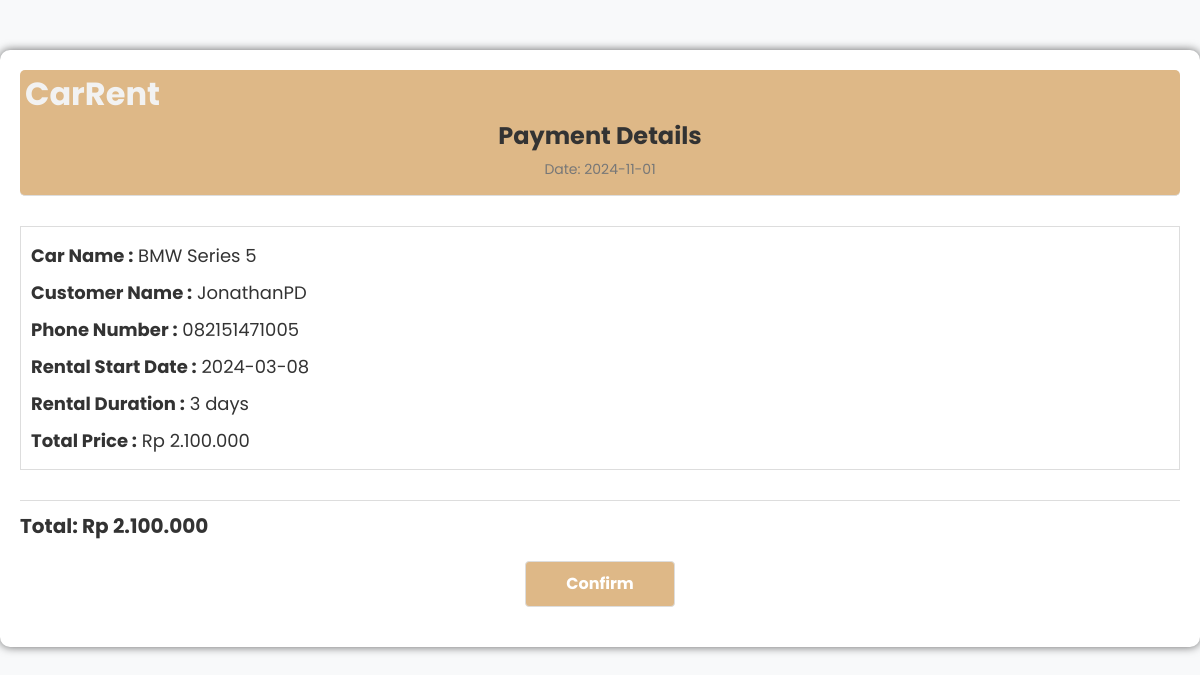
The app's page /invoice.php with its own data.
### tables this page shows
CREATE TABLE `pemesanan` (
  `car_id` int(11) NOT NULL,
  `username` varchar(225) NOT NULL,
  `nama_mobil` varchar(50) NOT NULL,
  `harga` double NOT NULL,
  `nama_lengkap` varchar(50) NOT NULL,
  `no_hp` varchar(25) NOT NULL,
  `tanggal_mulai` date NOT NULL,
  `durasi_sewa` int(11) NOT NULL,
  `total_harga` double NOT NULL
);

### invoice.php (the view, shortened to what this page needs)
<?php
    $koneksi = new mysqli("localhost", "root", "", "dbase_carrental");
    $sql = "SELECT * FROM pemesanan ORDER BY car_id DESC LIMIT 1";
    $result = $koneksi->query($sql);
    if ($result->num_rows > 0) {
        $row = $result->fetch_assoc();
?>
    <!DOCTYPE html>
    <html lang="en">
    <head>
        <link rel="stylesheet" href="css/invoice.css" />
    </head>
    <body>
    <div class="container">
        <div class="header">
            <h1>CarRent</h1>
            <h2>Payment Details</h2>
            <p>Date: <?php echo date("Y-m-d"); ?></p>
        </div>
        <div class="item">
            <p><strong>Car Name :</strong> <?php echo $row['nama_mobil']; ?></p>
            <p><strong>Customer Name :</strong> <?php echo $row['nama_lengkap']; ?></p>
            <p><strong>Phone Number :</strong> <?php echo $row['no_hp']; ?></p>
            <p><strong>Rental Start Date :</strong> <?php echo $row['tanggal_mulai']; ?></p>
            <p><strong>Rental Duration :</strong> <?php echo $row['durasi_sewa']; ?> days</p>
            <p><strong>Total Price :</strong> Rp <?php echo number_format($row['total_harga'], 0, ",", "."); ?></p>
        </div>
        <div class="total">
            <p>Total: Rp <?php echo number_format($row['total_harga'], 0, ",", "."); ?> </p>
        </div>
        <a href="index.php" class="submit">Confirm</a>
    </div>
</body>
</html>
<?php
    } else {
        echo "Tidak ada data pemesanan.";
    }
?>

### css/invoice.css (style rules this page uses)
* { margin: 0; padding: 0; box-sizing: border-box; font-family: "Poppins", sans-serif; }
html { scroll-behavior: smooth; }
body { background: #f8f9fa; }
body { font-family: sans-serif; font-size: 16px; line-height: 1.5; color: #333; }
.container { max-width: 800px; margin: 50px auto; padding: 20px; background-color: #fff; border-radius: 10px; box-shadow: 0px 0px 10px 0px rgba(0, 0, 0, 0.6); }
.header { border-bottom: 1px solid #ddd; text-align: center; padding-bottom: 10px; border-radius: 5px; background-color: burlywood; }
.header h1 { color: #f2f2f2; display: flex; padding-left: 5px; text-align: center; }
.header h2 { margin: 0; font-size: 24px; font-weight: bold; color: #333; }
.header p { margin: 5px; font-size: 14px; color: #777; }
.item { margin-top: 30px; padding: 10px; border: 1px solid #ddd; }
.item p { padding-top: 5px; margin-bottom: 5px; }
.total { margin-top: 30px; border-top: 1px solid #ddd; padding-top: 10px; }
.total p { font-weight: bold; font-size: 20px; }
.submit { display: block; margin: 20px auto; padding: 10px 20px; border: 1px solid #ddd; border-radius: 4px; background-color: burlywood; color: #fff; width: 150px; text-align: center; text-decoration: none; font-size: 16px; font-weight: bold; cursor: pointer; transition: 0.3s ease-in-out; }
@media (min-width: 768px) { .container { max-width: 1200px; } }
@media (min-width: 768px) { .item p { font-size: 18px; } }

### records on screen
pemesanan: nama_mobil "BMW Series 5", nama_lengkap "JonathanPD", no_hp "082151471005", tanggal_mulai "2024-03-08", durasi_sewa "3", total_harga "2.100.000"
